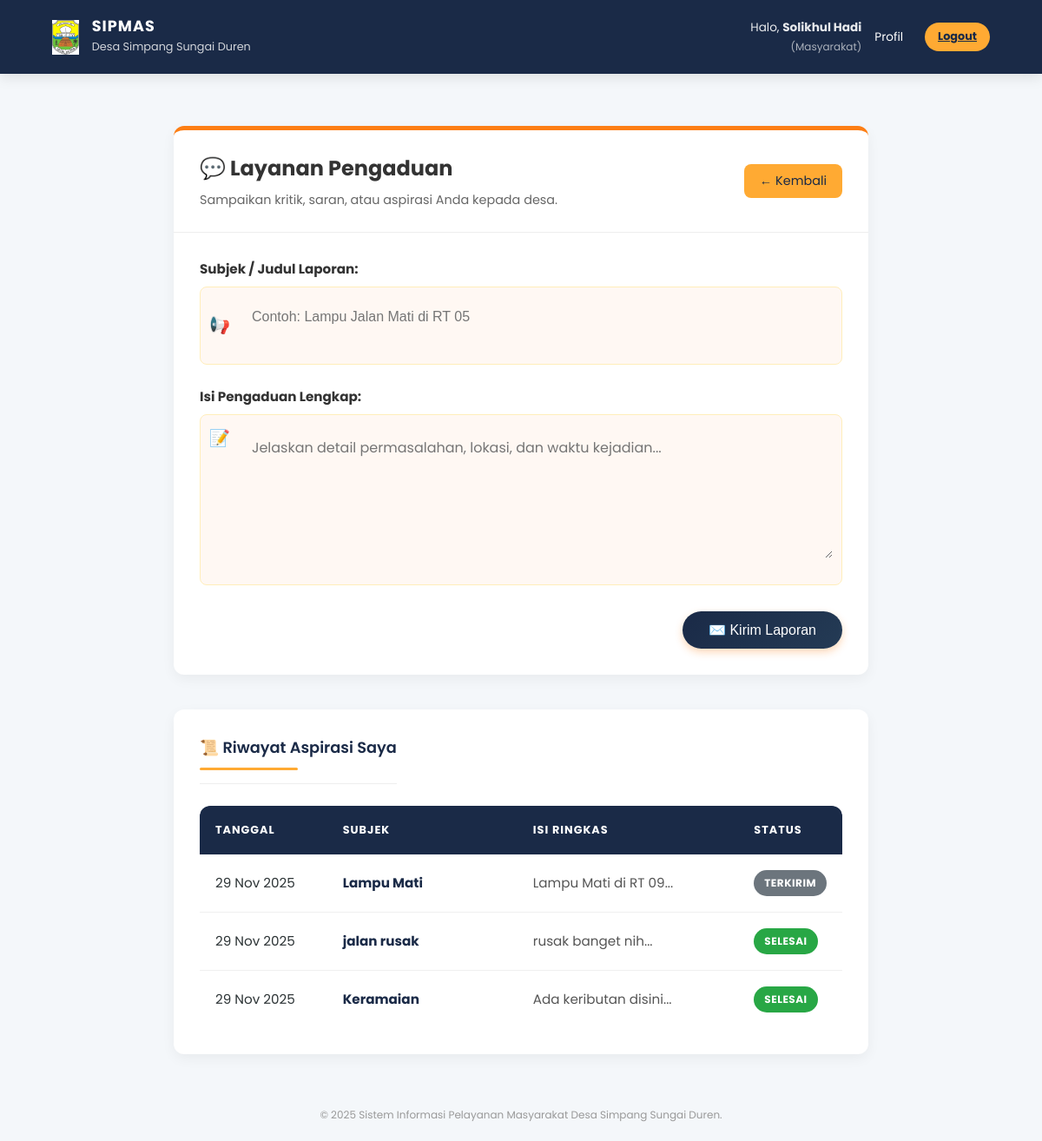
Screenshot of /index.php?page=pengaduan_saya (signed in) with the database file from the repository.
### tables this page shows
CREATE TABLE `pengaduan` (
  `id` int(11) NOT NULL,
  `user_id` int(11) NOT NULL,
  `subjek` varchar(150) NOT NULL,
  `isi_pengaduan` text NOT NULL,
  `status` enum('Terkirim','Dibaca','Selesai') DEFAULT 'Terkirim',
  `tanggapan_admin` text DEFAULT NULL,
  `created_at` timestamp NOT NULL DEFAULT current_timestamp()
);

### controllers/UserController.php (called while the page is built, shortened)
<?php
class UserController {
    private $conn;
    public function __construct($db) {
        $this->conn = $db;
    }
    public function getPengaduanUser($uid) {
        $sql = "SELECT * FROM pengaduan WHERE user_id = ? ORDER BY created_at DESC";
        $stmt = $this->conn->prepare($sql);
        $stmt->execute([$uid]);
        return $stmt->fetchAll();
    }
}
?>

### views/masyarakat/pengaduan.php (the view, shortened to what this page needs)
<section style="padding-top: 20px;">
    <div class="card" style="max-width: 800px; margin: 0 auto 40px auto; padding: 0; overflow: hidden; border-top: 5px solid #fd7e14;">
        <div style="padding: 25px 30px; border-bottom: 1px solid #eee; display: flex; justify-content: space-between; align-items: center;">
            <div>
                <h2 style="margin: 0; color: #333; font-size: 1.5rem; display: flex; align-items: center; gap: 10px;">
                    💬 Layanan Pengaduan
                </h2>
                <p style="margin: 5px 0 0; color: #666; font-size: 0.9rem;">
                    Sampaikan kritik, saran, atau aspirasi Anda kepada desa.
                </p>
            </div>
            <a href="index.php?page=dashboard_warga" class="btn-warning" style="text-decoration: none; border-radius: 8px; font-size: 0.9rem; padding: 8px 18px;">
                ← Kembali
            </a>
        </div>
        <div style="padding: 30px;">
            <form action="index.php?action=kirim_pengaduan" method="POST">
                <div style="margin-bottom: 25px;">
                    <label style="font-weight: bold; margin-bottom: 8px; display: block; color: #333;">Subjek / Judul Laporan:</label>
                    <div style="background: #fff8f3; padding: 10px; border-radius: 8px; border: 1px solid #ffeeba; display: flex; align-items: center;">
                        <span style="font-size: 1.2rem; margin-right: 10px;">📢</span>
                        <input type="text" name="subjek" required placeholder="Contoh: Lampu Jalan Mati di RT 05"
                               style="width: 100%; border: none; background: transparent; font-size: 1rem; outline: none; color: #333;">
                    </div>
                </div>
                <div style="margin-bottom: 30px;">
                    <label style="font-weight: bold; margin-bottom: 8px; display: block; color: #333;">Isi Pengaduan Lengkap:</label>
                    <div style="background: #fff8f3; padding: 10px; border-radius: 8px; border: 1px solid #ffeeba; display: flex; align-items: flex-start;">
                        <span style="font-size: 1.2rem; margin-right: 10px; margin-top: 2px;">📝</span>
                        <textarea name="isi" rows="5" required placeholder="Jelaskan detail permasalahan, lokasi, dan waktu kejadian..."
                                  style="width: 100%; border: none; background: transparent; font-size: 1rem; outline: none; resize: vertical; font-family: inherit;"></textarea>
                    </div>
                </div>
                <div style="text-align: right;">
                    <button type="submit" class="btn-primary" style="padding: 12px 30px; border-radius: 50px; font-size: 1rem; background: #fd7e14; border: none; box-shadow: 0 4px 10px rgba(253, 126, 20, 0.3);">
                        ✉️ Kirim Laporan
                    </button>
                </div>
            </form>
        </div>
    </div>
    <div class="card" style="max-width: 800px; margin: 0 auto;">
        <h3 style="margin-top: 0; border-bottom: 1px solid #eee; padding-bottom: 15px; color: var(--primary);">
            📜 Riwayat Aspirasi Saya
        </h3>
        <div class="table-responsive">
            <table style="width: 100%;">
                <thead>
                    <tr>
                        <th style="width: 20%;">Tanggal</th>
                        <th style="width: 30%;">Subjek</th>
                        <th style="width: 35%;">Isi Ringkas</th>
                        <th style="width: 15%;">Status</th>
                    </tr>
                </thead>
                <tbody>
                    <?php if (empty($daftarPengaduan)): ?>
                        <tr>
                            <td colspan="4" style="text-align: center; padding: 40px; color: #888;">
                                <div style="font-size: 2.5rem; margin-bottom: 10px;">📭</div>
                                Belum ada pengaduan yang dikirim.
                            </td>
                        </tr>
                    <?php else: ?>
                        <?php foreach($daftarPengaduan as $p): ?>
                        <tr>
                            <td><?= date('d M Y', strtotime($p->created_at)) ?></td>
                            <td style="font-weight: bold; color: var(--primary);"><?= htmlspecialchars($p->subjek) ?></td>
                            <td style="color: #555;"><?= substr(htmlspecialchars($p->isi_pengaduan), 0, 50) ?>...</td>
                            <td>
                                <?php
                                    $bg = '#6c757d';
                                    if($p->status == 'Selesai') $bg = '#28a745';
                                ?>
                                <span class="badge" style="background: <?= $bg ?>; color: white; padding: 6px 12px; border-radius: 50px;">
                                    <?= $p->status ?>
                                </span>
                            </td>
                        </tr>
                        <?php endforeach; ?>
                    <?php endif; ?>
                </tbody>
            </table>
        </div>
    </div>
</section>

### assets/css/style.css (style rules this page uses)
:root { --primary: #1a2a47; --primary-gradient: linear-gradient(135deg, #1a2a47 0%, #243b55 100%); --accent: #ffaa33; --accent-gradient: linear-gradient(135deg, #ffaa33 0%, #e6952e 100%); --primary-color: #1a2a47; --accent-color: #ffaa33; --success-color: #28a745; --danger-color: #dc3545; --success: #28a745; --danger: #dc3545; --warning: #ffc107; --bg-body: #f4f7fa; --bg-glass: rgba(255, 255, 255, 0.95); --bg-card: #ffffff; --text-main: #2d3436; --text-muted: #636e72; --radius: 12px; --shadow-soft: 0 5px 15px rgba(0, 0, 0, 0.05); --shadow-float: 0 15px 35px rgba(26, 42, 71, 0.15); --transition: all 0.3s cubic-bezier(0.4, 0, 0.2, 1); }
* { box-sizing: border-box; }
body { font-family: 'Poppins', sans-serif; background-color: var(--bg-body); color: var(--text-main); margin: 0; padding: 0; font-size: 0.95rem; line-height: 1.6; }
.card { background: var(--bg-card); border-radius: var(--radius); box-shadow: var(--shadow-soft); padding: 30px; margin-bottom: 30px; border: none; transition: var(--transition); position: relative; overflow: hidden; }
.card h3 { margin-top: 0; margin-bottom: 25px; color: var(--primary); font-weight: 600; position: relative; display: inline-block; }
.card h3::after { content: ''; display: block; width: 50%; height: 3px; background: var(--accent); margin-top: 8px; border-radius: 2px; }
.btn-primary, button { background: var(--primary) !important; background: var(--primary-gradient) !important; color: white !important; padding: 10px 22px; border-radius: 8px; border: none; cursor: pointer; font-size: 0.9rem; font-weight: 500; box-shadow: 0 4px 10px rgba(26, 42, 71, 0.3); text-decoration: none; display: inline-block; transition: var(--transition); }
.btn-warning { background-color: var(--accent); color: var(--primary); }
form label { display: block; margin-bottom: 10px; font-weight: 600; color: var(--text-main); }
form input, form select, form textarea { width: 100%; padding: 15px; margin-bottom: 20px; border: 1px solid #e0e6ed; border-radius: 10px; background-color: #fcfcfc; transition: var(--transition); }
.table-responsive { overflow-x: auto; border-radius: var(--radius); }
table { width: 100%; border-collapse: separate; border-spacing: 0; background: white; }
table th { background-color: var(--primary); color: white; padding: 18px; text-transform: uppercase; font-size: 0.8rem; letter-spacing: 1px; text-align: left; }
table th:first-child { border-top-left-radius: 10px; }
table th:last-child { border-top-right-radius: 10px; }
table td { padding: 18px; border-bottom: 1px solid #f0f0f0; vertical-align: middle; }
table tr:last-child td { border-bottom: none; }
.badge { padding: 8px 15px; border-radius: 50px; font-size: 0.7rem; font-weight: 800; text-transform: uppercase; letter-spacing: 0.5px; display: inline-flex; align-items: center; justify-content: center; white-space: nowrap; vertical-align: middle; line-height: normal; }
.badge { padding: 6px 12px; border-radius: 30px; font-size: 0.75rem; font-weight: 700; text-transform: uppercase; }

### rows the page displays
pengaduan: created_at "29 Nov 2025", subjek "Lampu Mati", isi_pengaduan "Lampu Mati di RT 09", status "TERKIRIM"
pengaduan: created_at "29 Nov 2025", subjek "jalan rusak", isi_pengaduan "rusak banget nih", status "SELESAI"
pengaduan: created_at "29 Nov 2025", subjek "Keramaian", isi_pengaduan "Ada keributan disini", status "SELESAI"

### other values shown
$nama "Solikhul Hadi"
$role "Masyarakat"
